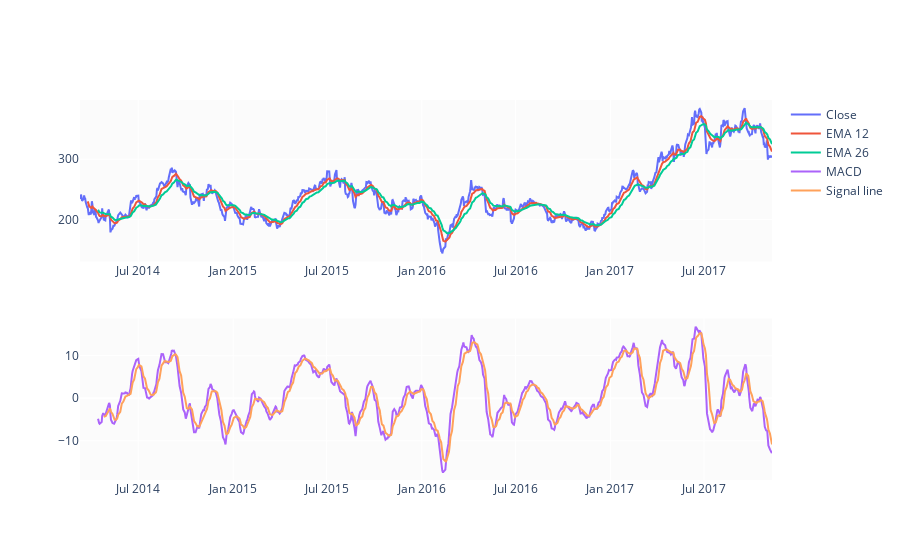

The cell this chart's notebook holds for it:
### Code cell
EMA_12 = pd.Series(df['Close'].ewm(span=12, min_periods=12).mean())
EMA_26 = pd.Series(df['Close'].ewm(span=26, min_periods=26).mean())
df['MACD'] = pd.Series(EMA_12 - EMA_26)
df['MACD_signal'] = pd.Series(df.MACD.ewm(span=9, min_periods=9).mean())

fig = make_subplots(rows=2, cols=1)
fig.add_trace(go.Scatter(x=df.Date, y=df.Close, name='Close'), row=1, col=1)
fig.add_trace(go.Scatter(x=df.Date, y=EMA_12, name='EMA 12'), row=1, col=1)
fig.add_trace(go.Scatter(x=df.Date, y=EMA_26, name='EMA 26'), row=1, col=1)
fig.add_trace(go.Scatter(x=df.Date, y=df['MACD'], name='MACD'), row=2, col=1)
fig.add_trace(go.Scatter(x=df.Date, y=df['MACD_signal'], name='Signal line'), row=2, col=1)
fig.show()

### Figure 1 — Plotly figure (JSON) as saved in the notebook; plotly's stock layout.template omitted (floating-point values rounded to 4 significant figures; data arrays with more than 128 entries replaced by an {"elided": "..."} marker saying what was removed)
{"data": [{"name": "Close", "type": "scatter", "x": {"elided": "929 str values"}, "xaxis": "x", "y": {"elided": "929 float values"}, "yaxis": "y"}, {"name": "EMA 12", "type": "scatter", "x": {"elided": "929 str values"}, "xaxis": "x", "y": {"elided": "929 float values"}, "yaxis": "y"}, {"name": "EMA 26", "type": "scatter", "x": {"elided": "929 str values"}, "xaxis": "x", "y": {"elided": "929 float values"}, "yaxis": "y"}, {"name": "MACD", "type": "scatter", "x": {"elided": "929 str values"}, "xaxis": "x2", "y": {"elided": "929 float values"}, "yaxis": "y2"}, {"name": "Signal line", "type": "scatter", "x": {"elided": "929 str values"}, "xaxis": "x2", "y": {"elided": "929 float values"}, "yaxis": "y2"}], "layout": {"xaxis": {"anchor": "y", "domain": [0, 1]}, "xaxis2": {"anchor": "y2", "domain": [0, 1]}, "yaxis": {"anchor": "x", "domain": [0.575, 1]}, "yaxis2": {"anchor": "x2", "domain": [0, 0.425]}}}
